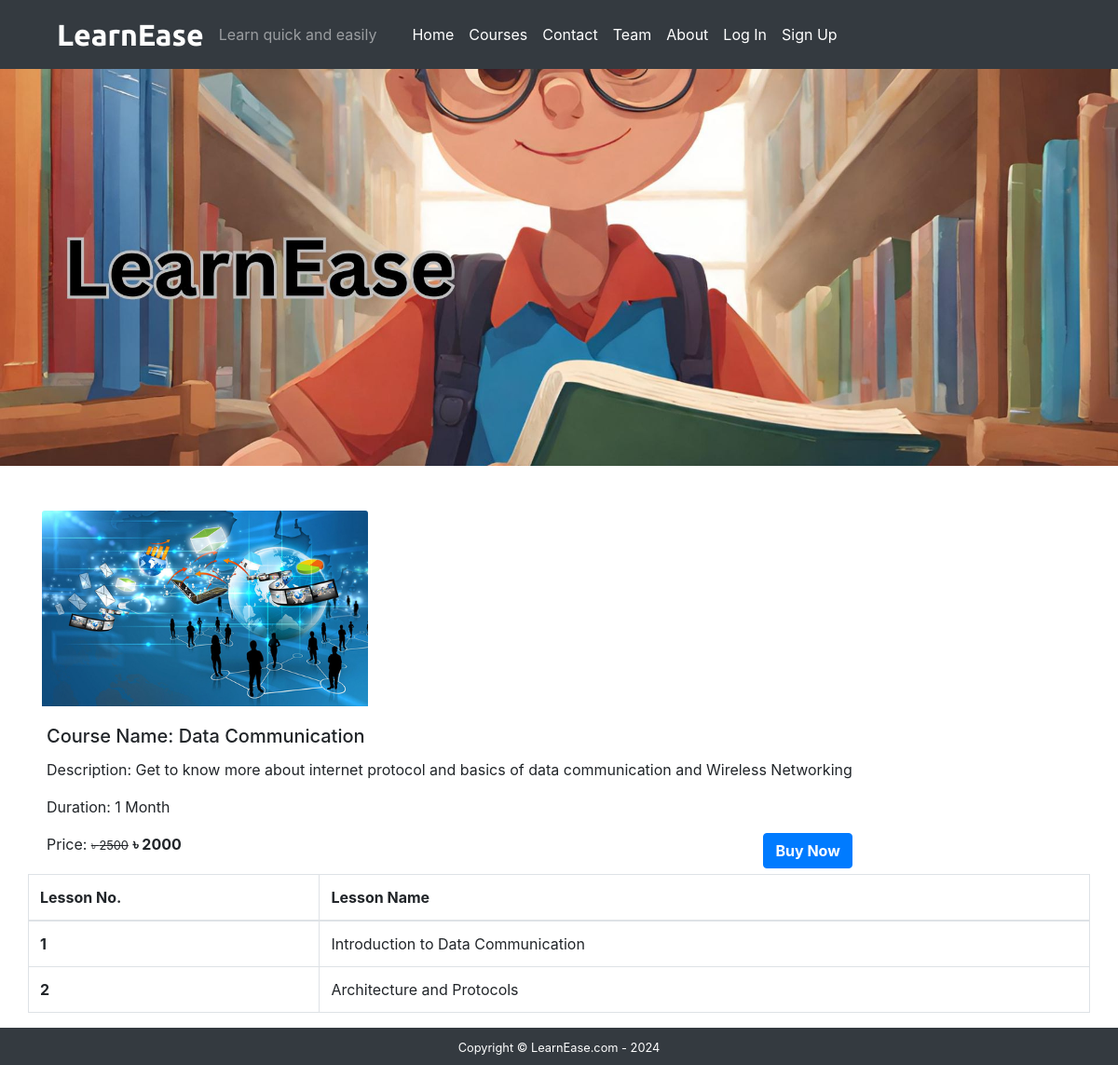
The page /coursedetails.php?course_id=1 on the database its author committed.
### tables this page shows
CREATE TABLE `course` (
  `course_id` int(11) NOT NULL,
  `course_name` varchar(255) NOT NULL,
  `course_desc` varchar(255) NOT NULL,
  `course_author` varchar(255) NOT NULL,
  `course_img` text NOT NULL,
  `course_duration` varchar(255) NOT NULL,
  `course_price` varchar(255) NOT NULL,
  `course_original_price` varchar(255) NOT NULL
);

CREATE TABLE `lesson` (
  `lesson_id` int(11) NOT NULL,
  `lesson_name` text NOT NULL,
  `lesson_desc` text NOT NULL,
  `lesson_link` text NOT NULL,
  `course_id` int(11) NOT NULL,
  `course_name` text NOT NULL
);

### coursedetails.php (the view, shortened to what this page needs)
<?php
include('./mainInclude/header.php');
include('./dbConnection.php');
?>
<div class="container-fluid bg dark">
	<div class="row">
		<img src="./image/courses.jpg" alt="courses" style="height: 500px; width: 100%; object-fit: cover;box-shadow: 10px"/>
	</div>
</div>
	<div class="container mt-5">
		<?php
			if(isset($_GET['course_id'])){
				$course_id=$_GET['course_id'];
				$sql="SELECT * FROM course WHERE course_id ='$course_id'";
				$result=$conn->query($sql);
				$row=$result->fetch_assoc();
			}
		?>
		<div class="row">
			<div class="col-md-4">
				<img src="<?php echo str_replace('..', '.' ,$row['course_img'])?>" class="card-img-top" alt ="Course1">
			</div>
			<div class="col-md=8">
				<div class="card-body">
					<h5 class="card-title">Course Name: <?php echo $row ['course_name']?></h5>
					<p class="card-text">Description: <?php echo $row ['course_desc']?></p>
					<p class="card-text">Duration: <?php echo $row ['course_duration']?></p>
					<form action="checkout.php" method="post">
						<p class="card-text d-inline">Price: <small><del>&#2547 <?php echo $row ['course_original_price']?></del></small> <span class="font-weight-bolder">&#2547 <?php echo $row ['course_price']?></span></p>
						<button type="submit" class="btn btn-primary text-white font-weight-bolder float-right" name="buy">Buy Now</button>
					</form>
				</div>
			</div>
		</div>
	</div>
<div class="container">
	<div class="row">
		<table class="table table-bordered table-hover">
			<thead>
				<tr>
					<th scope="col">Lesson No.</th>
					<th scope="col">Lesson Name</th>
				</tr>
			</thead>
			<tbody>
				<?php
					$sql = "SELECT * FROM lesson";
					$result =$conn->query($sql);
					if($result->num_rows>0){
						$num =0;
						while($row=$result->fetch_assoc()){
							if($course_id==$row['course_id']){
								$num++;
							echo ' <tr>
				 	<th scope="row">'.$num.'</th>
				 	<td>'.$row['lesson_name'].'</td>
				 </tr>';
				}
						}
					}
				 ?>
			</tbody>
		</table>
	</div>
</div>
<?php
include('./mainInclude/footer.php');
?>

### rows shown on the page
course: course_img (picture), course_name "Data Communication", course_desc "Get to know more about internet protocol and basics of data communication and Wireless Networking", course_duration "1 Month", course_original_price "2500", course_price "2000"
lesson: lesson_name "Introduction to Data Communication"
lesson: lesson_name "Architecture and Protocols"
